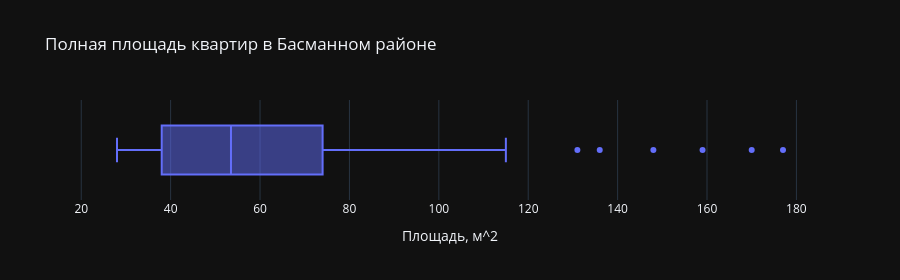

Notebook code cell kept with this figure:
### Markdown cell above
4. Постройте box plot отображающий распределение полных площадей квартир в Басманном районе

### Code cell
areas = df.loc[df['sub_area'] == 'Basmannoe', 'full_sq']

px.box(
    x=areas, height=280,
    title='Полная площадь квартир в Басманном районе',
    labels={'x': 'Площадь, м^2'},
).show()

### Figure 1 — Plotly figure (JSON) as saved in the notebook; plotly's stock layout.template omitted (floating-point values rounded to 4 significant figures)
{"data": [{"alignmentgroup": "True", "hovertemplate": "Площадь, м^2=%{x}<extra></extra>", "legendgroup": "", "marker": {"color": "#636efa"}, "name": "", "notched": false, "offsetgroup": "", "orientation": "h", "showlegend": false, "x": [77, 66, 36, 28, 32, 136, 37, 37, 89, 32, 52, 68, 35, 49, 58, 47, 65, 32, 44, 33, 42, 99, 30, 53, 58, 39, 90, 58, 33, 59, 33, 61, 44, 33, 52, 85, 31, 32, 39, 39, 81, 86, 66, 68, 49, 170, 50, 77, 38, 74, 45, 64, 38, 76, 58, 99, 45, 55, 41, 106, 131, 73, 33, 177, 58, 57, 44, 35, 148, 36, 48, 35, 115, 61, 159, 77, 45, 31, 66, 54, 88, 49, 76, 69, 34, 57, 61, 65, 29, 52, 36, 40, 80, 43, 55, 77, 52, 99], "x0": " ", "xaxis": "x", "y0": " ", "yaxis": "y", "type": "box"}], "layout": {"xaxis": {"anchor": "y", "domain": [0.0, 1.0], "title": {"text": "Площадь, м^2"}}, "yaxis": {"anchor": "x", "domain": [0.0, 1.0]}, "legend": {"tracegroupgap": 0}, "title": {"text": "Полная площадь квартир в Басманном районе"}, "boxmode": "group", "height": 280}}
